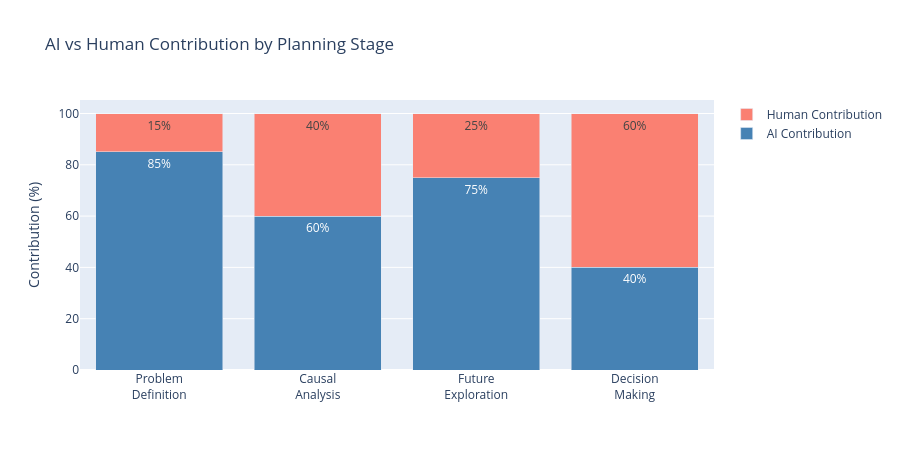

Write notebook code for a chart like this one.
### Markdown cell above
---

## Part 2: 📖 기획 단계별 AI 활용 (0:40-1:15)

### 2.1 기획 프로세스와 AI 활용 흐름

```
┌─────────────────────────────────────────────────────────────────────┐
│                      AI 증강 기획 프로세스                            │
├─────────────────────────────────────────────────────────────────────┤
│                                                                     │
│  [문제 정의]       →  [인과 분석]       →  [미래 탐색]       →  [의사결정]  │
│  이슈 탐지            DAG 생성            시나리오            민감도 분석  │
│  다관점 분석           인과 발견            시뮬레이션          편향 탐지   │
│                                                                     │
│                     Human-in-the-Loop                                │
│                     (검증, 판단, 책임)                                 │
└─────────────────────────────────────────────────────────────────────┘
```

---

### Code cell
# 기획 단계별 AI 활용도 시각화
stages_kr = ['Problem<br>Definition', 'Causal<br>Analysis', 'Future<br>Exploration', 'Decision<br>Making']
ai_contribution = [85, 60, 75, 40]  # AI 기여도 (%)
human_contribution = [15, 40, 25, 60]  # 인간 기여도 (%)

fig = go.Figure()

fig.add_trace(go.Bar(
    name='AI Contribution',
    x=stages_kr, y=ai_contribution,
    marker_color='steelblue',
    text=[f'{v}%' for v in ai_contribution],
    textposition='inside'
))

fig.add_trace(go.Bar(
    name='Human Contribution',
    x=stages_kr, y=human_contribution,
    marker_color='salmon',
    text=[f'{v}%' for v in human_contribution],
    textposition='inside'
))

fig.update_layout(
    title='AI vs Human Contribution by Planning Stage',
    yaxis_title='Contribution (%)',
    barmode='stack',
    height=450
)

fig.show()

print("💡 핵심 통찰:")
print("  - 정보 수집(문제 정의)에서는 AI 기여가 매우 높다 (85%)")
print("  - 최종 의사결정에서는 인간의 판단이 여전히 핵심 (60%)")
print("  - 인과 분석은 AI + 전문가 협업이 가장 중요한 영역")

### Figure 1 — Plotly figure (JSON) as saved in the notebook; plotly's stock layout.template omitted (floating-point values rounded to 4 significant figures)
{"data": [{"marker": {"color": "steelblue"}, "name": "AI Contribution", "text": ["85%", "60%", "75%", "40%"], "textposition": "inside", "type": "bar", "x": ["Problem<br>Definition", "Causal<br>Analysis", "Future<br>Exploration", "Decision<br>Making"], "y": [85, 60, 75, 40]}, {"marker": {"color": "salmon"}, "name": "Human Contribution", "text": ["15%", "40%", "25%", "60%"], "textposition": "inside", "type": "bar", "x": ["Problem<br>Definition", "Causal<br>Analysis", "Future<br>Exploration", "Decision<br>Making"], "y": [15, 40, 25, 60]}], "layout": {"barmode": "stack", "height": 450, "title": {"text": "AI vs Human Contribution by Planning Stage"}, "yaxis": {"title": {"text": "Contribution (%)"}}}}
